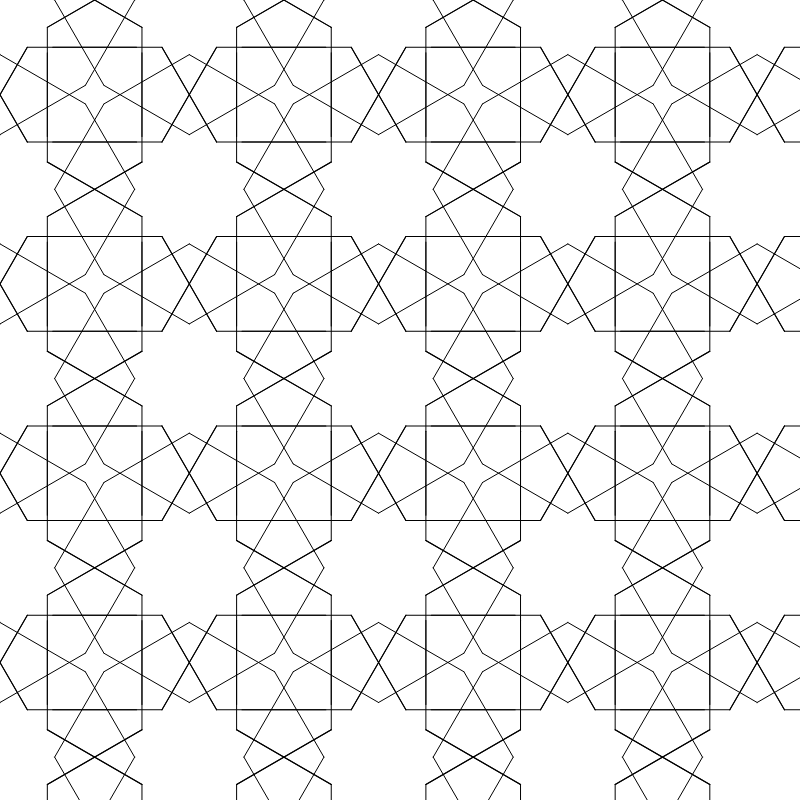
Frame 1 (no input)
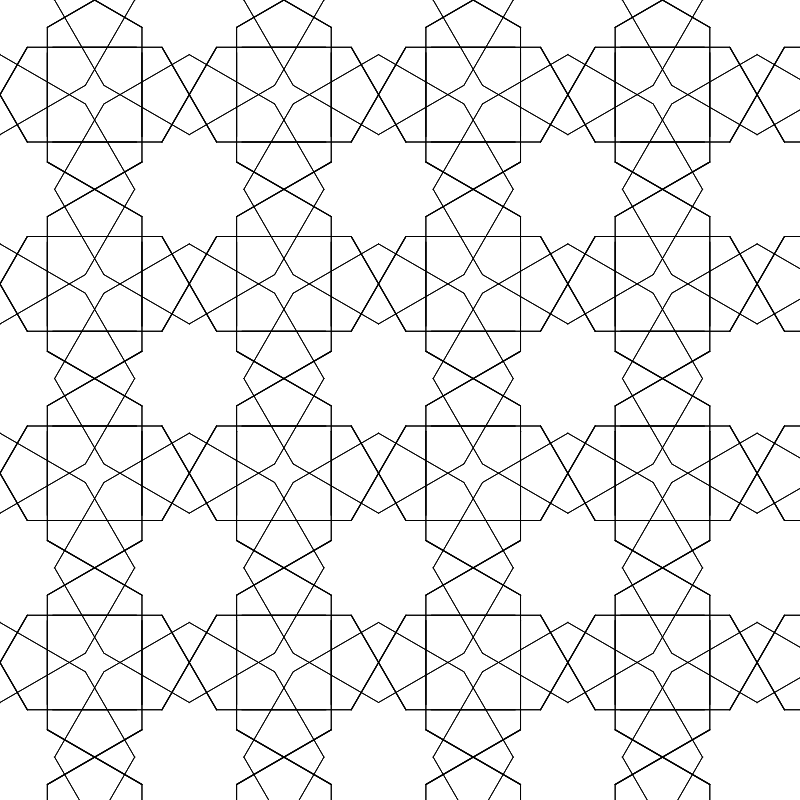
Frame 2 (the mouse pressed at the canvas centre, redrawn once)

The p5.js sketch that drew these frames (run headless with seeded random() and noise() and a simulated clock; the mouse was pressed at the canvas centre and the sketch redrawn once):

// p5.js sketch
// ── sketch.js
/*
Code written by Selcuk ARTUT 2022
Geometric Patterns with Creative Coding 
All rights reserved
*/

// Motif class
class Motif {
    constructor(a) {
        this.a = a;
    }

    display() {
        let b = (a * sin(60)) / sin(30);
        let c = a * 0.5 - 0.715; //0.715 pixel based adjustment
        let x0, y0, x1, y1, x2, y2, x3, y3;
        x0 = 0;
        y0 = this.a + b;
        x1 = (this.a + 2 * b + c) * cos(30);
        y1 = (this.a + 2 * b + c) * sin(30) + y0;
        x2 = 0;
        y2 = this.a + b;
        x3 = 2 * (this.a + b) * cos(30);
        y3 = 2 * (this.a + b) * sin(30) + y2;

        for (let i = 0; i < 12; i++) {
            push();
                rotate(30 * i);
                if (i % 3 == 0) {
                    //0,4,8,12
                    //shape1
                    beginShape();
                    vertex(x0, -y0);
                    vertex(x1, -y1);
                    endShape();
                    push();
                        scale(-1, 1);
                        beginShape();
                        vertex(x0, -y0);
                        vertex(x1, -y1);
                        endShape();
                    pop();
                } else {
                    //shape2
                    beginShape();
                    vertex(x2, -y2);
                    vertex(x3, -y3);
                    endShape();
                    push();
                        scale(-1, 1);
                        beginShape();
                        vertex(x2, -y2);
                        vertex(x3, -y3);
                        endShape();
                    pop();
                }
            pop();
        }
    }
}

//scale factor
let a = 20;
let motif = new Motif(a);
let nRow;
let nCol;
let xoffset, yoffset;

function setup() {
    createCanvas(800, 800);
    angleMode(DEGREES);
    noFill();
    noLoop();

    let b = (a * sin(60)) / sin(30);

    xoffset = 2 * (a + b) + 2 * sqrt(a * a + b * b);
    yoffset = xoffset;

    //approximate the nRow and nCol values
    nRow = ceil(width / xoffset);
    nCol = ceil(height / yoffset);
}

function draw() {
    for (let c = 0; c < nCol; c++) {
        for (let r = 0; r < nRow; r++) {
            push();
                translate(xoffset * c, yoffset * r);
                motif.display();
            pop();
        }
    }
}
